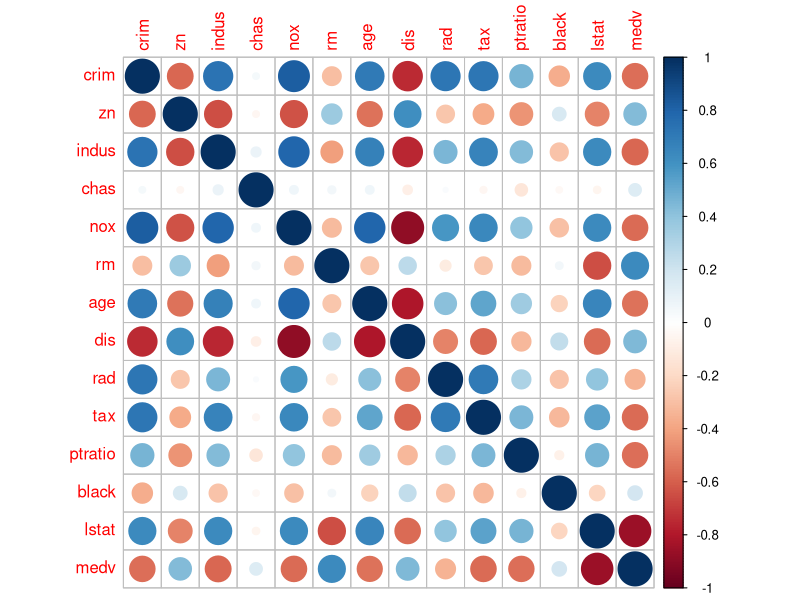
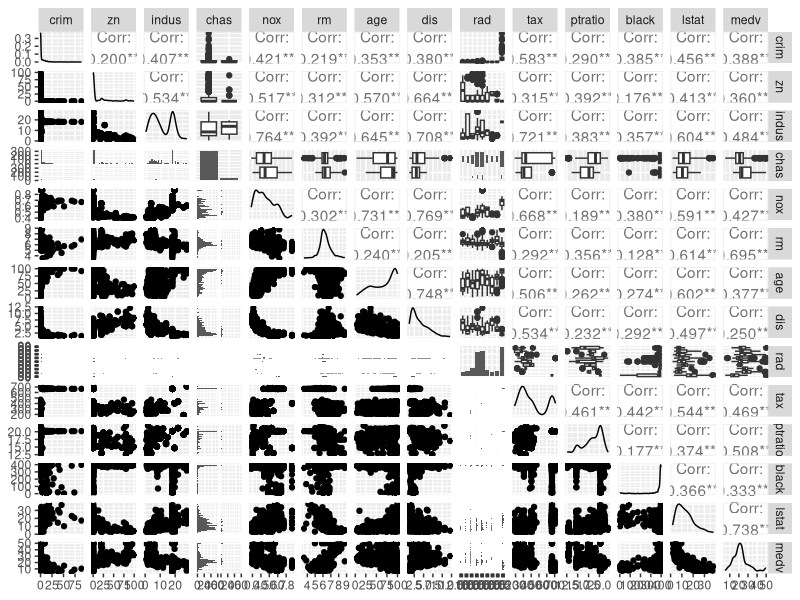
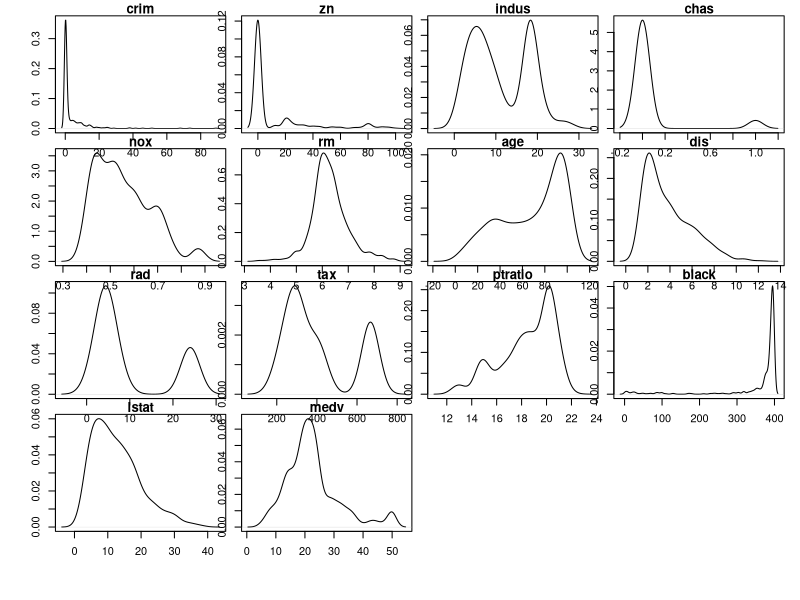
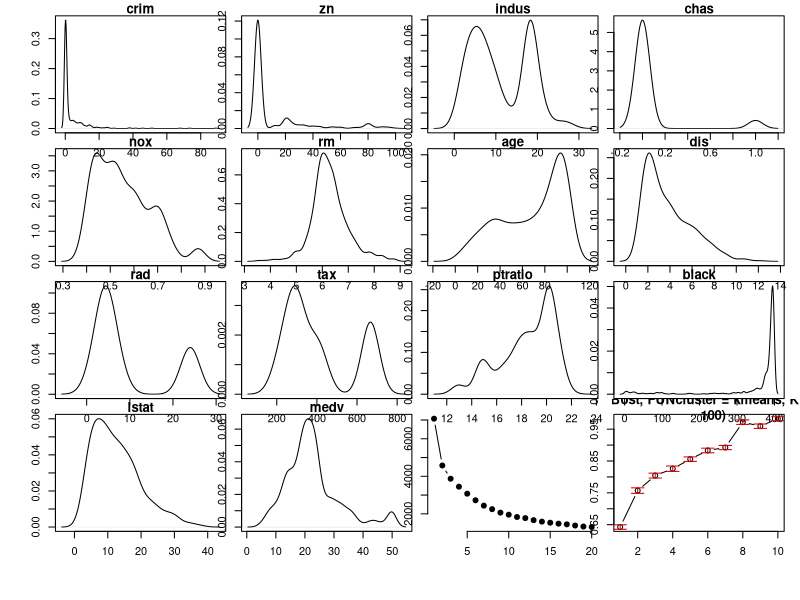
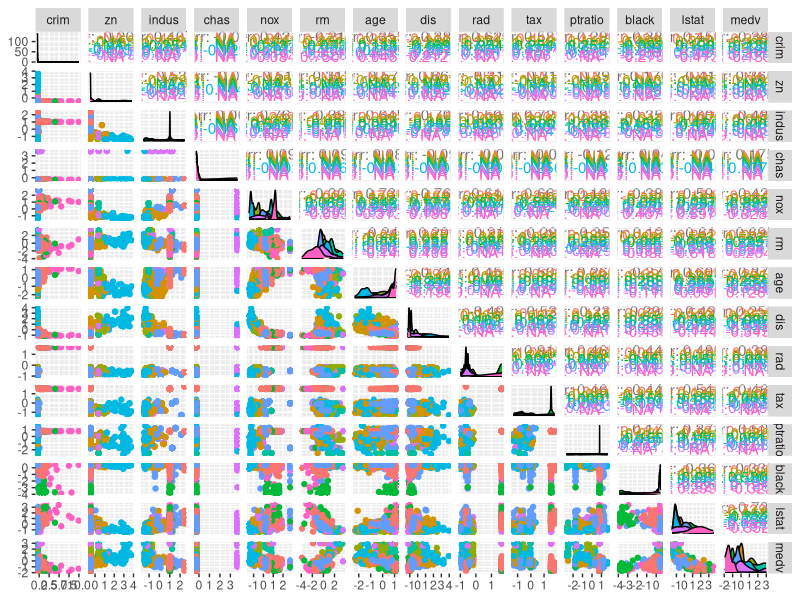

Here is the R script that generated these plots, in order:
## ---- chunk 1
set.seed(12345)
library(MASS)
library(dplyr)
data(Boston)
glimpse(Boston)
## ---- chunk 2
library(GGally)
library(corrplot)
corrplot(cor(Boston, method="spearman"), method = "circle")
newBost<-Boston
newBost$chas<-as.factor(newBost$chas)
newBost$rad<-as.factor(newBost$rad)
ggpairs(newBost)
## ---- chunk 3
par(mfrow=c(4,4), oma = c(5,4,0,0) + 0.1,
          mar = c(0,0,1,1) + 0.1)
tmp<-lapply(1:ncol(Boston), function(i) plot(density(as.numeric(Boston[,i])), main=colnames(Boston)[i]))
## ---- chunk 4
# Scale original variables
newBost<-Boston
newBost<-(apply(newBost, 2, function(col) {
  if (is.numeric(col)) scale(col)
}))

# Plot scaled variable
par(mfrow=c(4,4), oma = c(5,4,0,0) + 0.1,
          mar = c(0,0,1,1) + 0.1)
tmp<-lapply(1:ncol(newBost), function(i) plot(density(as.numeric(Boston[,i])), main=colnames(newBost)[i]))

newBost<-as.data.frame(newBost)

## ---- chunk 5
newBost$crim<-with(newBost, cut(crim, quantile(crim, c(0, 0.25, 0.5, 0.75, 1)), labels = c("Q1", "Q2", "Q3", "Q4")))

holdout<-rbinom(n = nrow(newBost), size = 1, prob = 0.2)
print(table(holdout))

trainset<-newBost[holdout==0,]
testset<-newBost[holdout==1,]
## ---- chunk 6
library(MASS)
mod1<-lda(crim~., data=trainset)

test_crim<-testset$crim
testset$crim<-predict(mod1, newdata=testset)$class

table(test_crim, testset$crim)

cat(paste("Test error rate:", round(mean(test_crim != testset$crim)*100, 1), "%"))
## ---- chunk 7
# Reload Boston and rescale
newBost<-Boston
newBost<-(apply(newBost, 2, function(col) {
  if (is.numeric(col)) scale(col)
}))

wss <- sapply(1:20, 
              function(k){kmeans(newBost, k, nstart=50, iter.max = 15)$tot.withinss})
wss
plot(1:20, wss,
     type="b", pch = 19, frame = FALSE, 
     xlab="Number of clusters K",
     ylab="Total within-clusters sum of squares")

## ---- chunk 8
library(cluster)
cg<-clusGap(newBost, kmeans, 10, B = 100)
plot(cg)
## ---- chunk 9
km1<-kmeans(newBost, 9)
ggpairs(as.data.frame(newBost), aes(col=as.factor(km1$cluster)))
